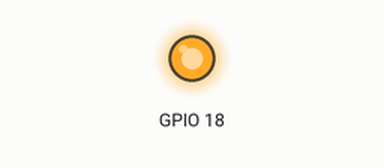
This program was run on a simulated Raspberry Pi (BCM pin numbers). On the bench: output pins drawn as LEDs (lit = HIGH). At 0.0 s the program stops and its outputs stay as they are.

Above: at 0.1 s.
Timing chart, 0 to 1.5 s (numbered marks = the images above):
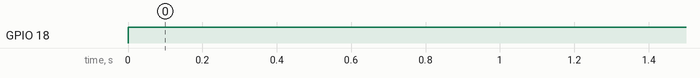

Measured:
- by itself, GPIO 18: LOW → HIGH at 0.00 s

The program:

enciende.py
```python
#!usr/bin/env/ python
## enciende.py
#Importamos la libreria y le cambiamos el nombre a GPIO
import RPi.GPIO as GPIO
#Establecemos el sistema de numeracion que queramos,
#en este caso el sistema BCM
GPIO.setmode(GPIO.BCM)
#Configuramos el pin GPIO 18 como una salida
GPIO.setup(18, GPIO.OUT)
#Encendemos el led
GPIO.output(18, GPIO.HIGH)
```
